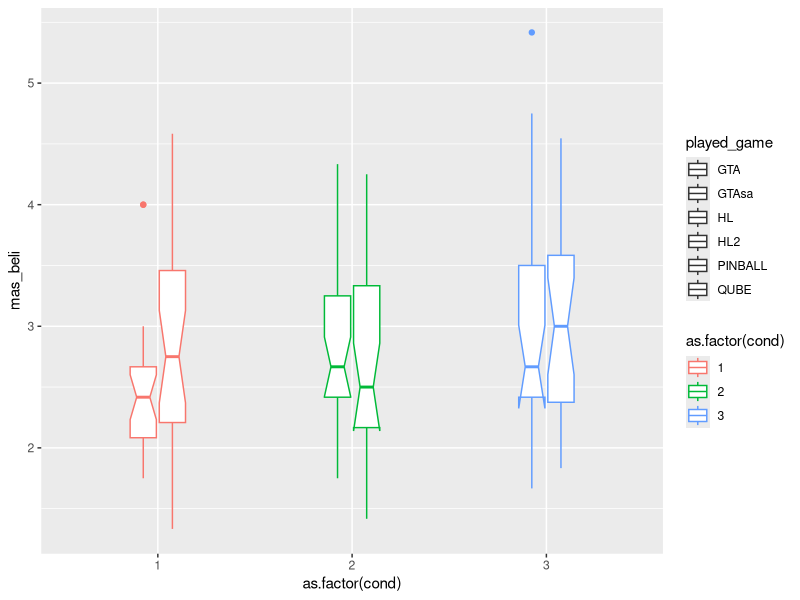
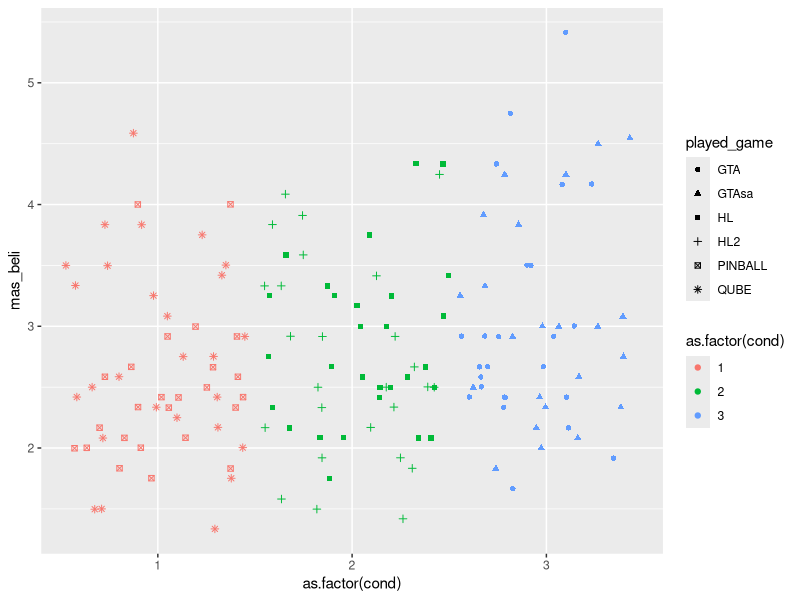
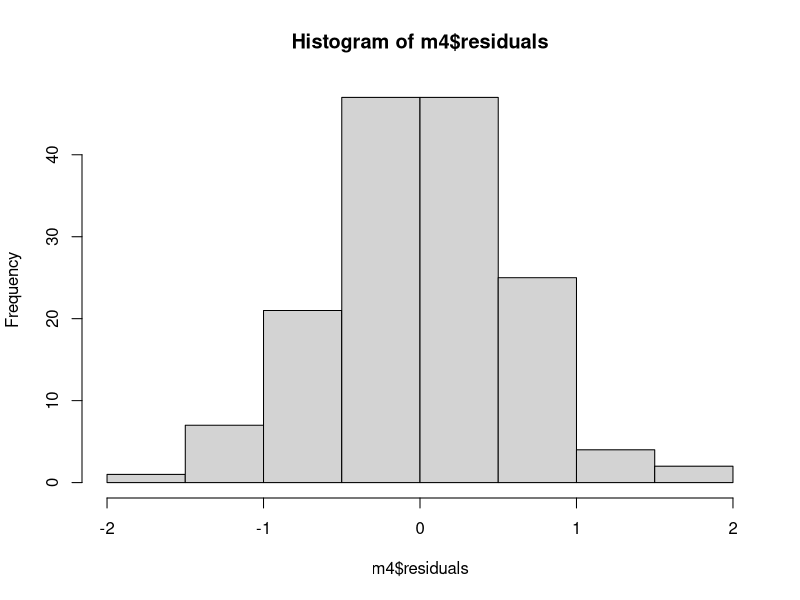
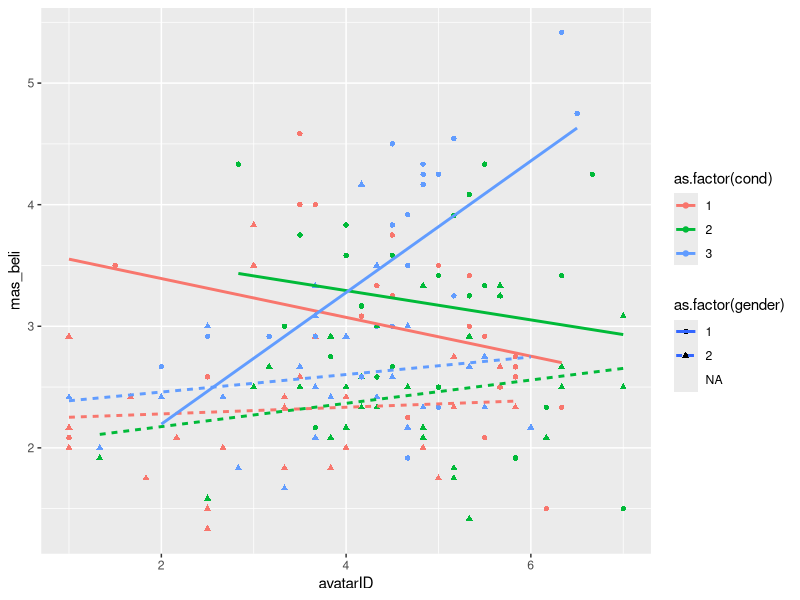
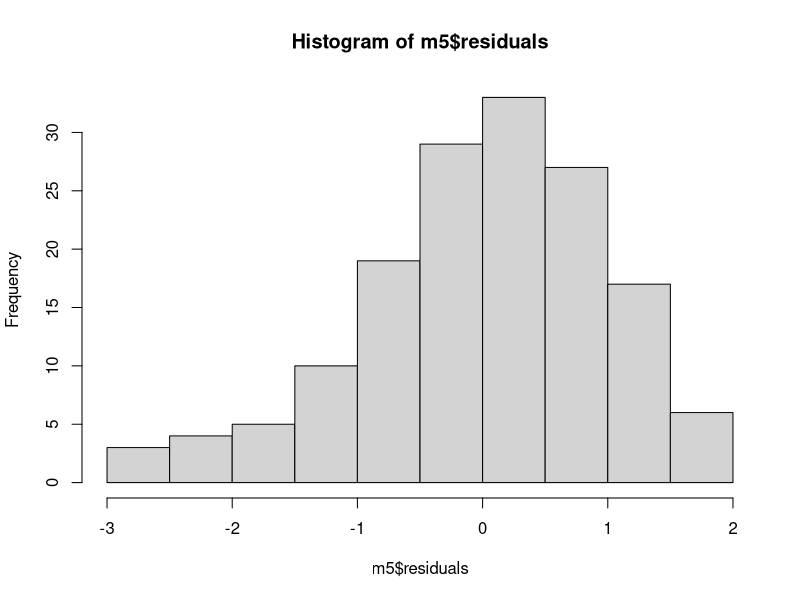
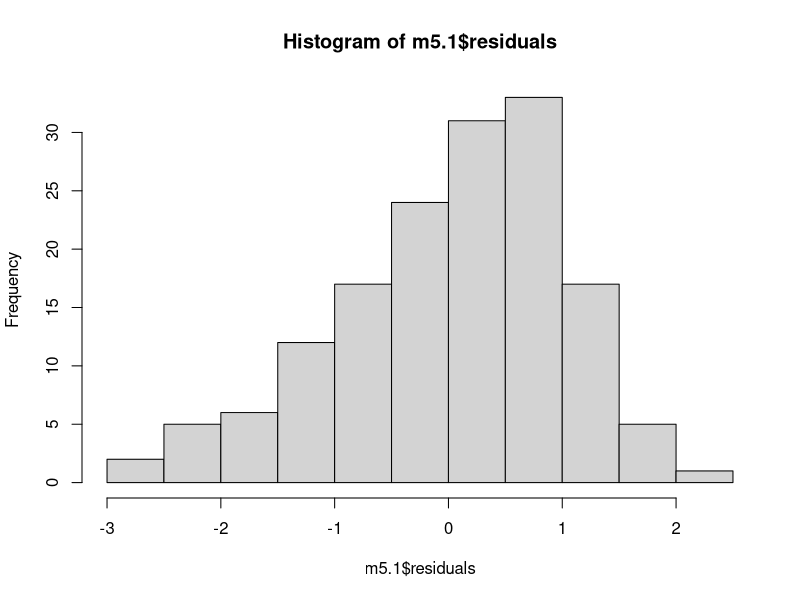
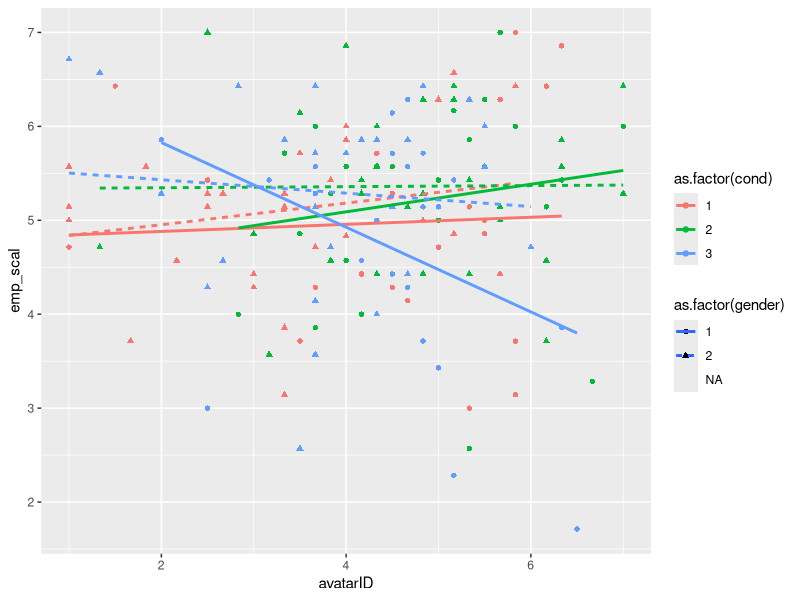
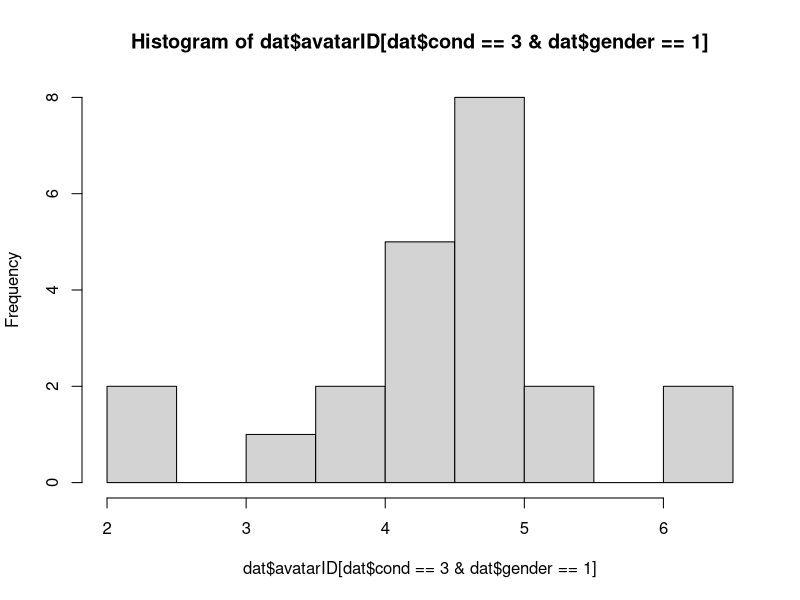

Recreate these plots in R, in order. (Note: this script raises an error after producing the figures.)
# re-analysis of Gabbiadini et al. 2016
library(psych)
library(dplyr)
library(ggplot2)
library(lavaan)
library(car)

dat = read.csv("data_set_PLOS.csv")
table(dat$played_game, dat$condition, useNA = 'always')
table(dat$played_game, dat$cond, useNA = 'always')

# Experimental assignment
dat %>% 
  select(played_game:cond) %>% 
  distinct

# Avatar identification
dat %>% 
  select(avatar_id_embodied_presence1:avatar_id_char_empathy4) %>% 
  glimpse

# Masculine beliefs
dat %>% 
  select(MRNI1_aggr:MRNI15_restremotionality) %>% 
  glimpse

# Do these really belong together -- "demonstrate physical prowess" v 
# "use any means to 'convince' a girl to have sex"
dat %>% 
  select(MRNI1_aggr:MRNI15_restremotionality) %>% 
  psych::alpha()
# I guess so.  

# Empathy for victim?
dat %>% 
  select(Empathy_comprensione:Empathy_disinteresseR) %>% 
  glimpse

# Game rating. Was there a Game_rating_involvement1?
dat %>% 
  select(game_rating_involvement2_eccitante:game_rating_involvement3_coinvolgente) %>% 
  glimpse


# Analysis ---
# Effects of game on empathy towards women -- zilch ----
# I'm guessing "emp_scal" is their outcome -- empathy towards female violence victim
dat %>% 
  select(Empathy_comprensione:Empathy_disinteresse) %>% 
  psych::alpha(check.keys = T)

dat %>% 
  select(Empathy_comprensione:Empathy_disinteresse, emp_scal) %>% 
  cor(use = "pairwise") %>% 
  round(3)

m1 = aov(emp_scal ~ as.factor(condition), data = dat)
summary(m1)
TukeyHSD(m1) 

m1.1 = lm(emp_scal ~ cond, data = dat)
summary(m1.1)

tapply(dat$emp_scal, dat$cond, mean, na.rm = T)

# Moderated by gender?
m1.2 = lm(emp_scal ~ condition * as.factor(gender), data = dat)
summary(m1.2)
Anova(m1.2, type = 3) # No

# Get means by gender
tapply(dat$emp_scal, INDEX = list(dat$condition, dat$gender), FUN = mean, na.rm = T)
aov(emp_scal ~ condition, data = dat[dat$gender == 1,]) %>% TukeyHSD()
# No differences even among men

# Effects of game on masculine beliefs ----
# ANOVA
m2 = aov(mas_beli ~ condition, data = dat)
summary(m2)
TukeyHSD(m2) # GTA differs from nonviolent, p = .03

# Linear contrast
m2.1 = lm(mas_beli ~ cond, data = dat)
summary(m2.1)

ggplot(dat, aes(x = as.factor(cond), y = mas_beli, 
                col = as.factor(cond), shape = played_game)) +
  geom_boxplot(width = .3, notch = T)

ggplot(dat, aes(x = as.factor(cond), y = mas_beli, 
                col = as.factor(cond), shape = played_game)) +
  geom_point(position = position_jitter(width = .5))

# Identification with game character ----
# Greatest identification in half-life
m3 = aov(avatarID ~ condition, data = dat)
summary(m3)
TukeyHSD(m3) # HL is greater than GTA, greater than Qube/pinball

# Our predicted 3-way interaction between game, gender, and identification ---
m4 = lm(mas_beli ~ condition*as.factor(gender)*avatarID, data = dat)
summary(m4)
hist(m4$residuals)

ggplot(dat, aes(x = avatarID, y = mas_beli, col = as.factor(cond), 
                lty = as.factor(gender), shape = as.factor(gender))) +
  geom_point() + 
  geom_smooth(method = "lm", se = F)

# Does that 3-way interaction generalize to the primary outcome? ---
m5 = lm(emp_scal ~ as.factor(cond)*as.factor(gender)*avatarID, data = dat)
summary(m5) # No it does not
hist(m5$residuals)
Anova(m5, type = 3)

# Ordinal code?
m5.1 = lm(emp_scal ~ cond*as.factor(gender)*avatarID, data = dat)
summary(m5.1) # Still the answer is no
hist(m5.1$residuals)
Anova(m5.1, type = 3)

ggplot(dat, aes(x = avatarID, y = emp_scal, col = as.factor(cond), 
                lty = as.factor(gender), shape = as.factor(gender))) +
  geom_point() + 
  geom_smooth(method = 'lm', se = F)

# Kinda? But not significantly so.

# So just how many highly-identified violent male gamers are there?
hist(dat$avatarID[dat$cond == 3 & dat$gender == 1], breaks = 7)
sum(dat$avatarID[dat$cond == 3 & dat$gender == 1] > 4) # about 17
length(dat$avatarID[dat$cond == 3 & dat$gender == 1]) # out of 22

ggplot(dat, aes(x = mas_beli, y = emp_scal, col = as.factor(gender))) +
  geom_point() +
  geom_smooth(method = "lm")

# Were these two factors correlated in the control group? Yeah
dat %>% 
  filter(cond == 1) %>% 
  select(gender, mas_beli, emp_scal) %>% 
  cor(use = 'pairwise') %>% 
  round(3)

dat %>% 
  filter(cond == 1) %>% 
  ggplot(aes(x = mas_beli, y = emp_scal, col = as.factor(gender))) +
  geom_point() + 
  geom_smooth(method = "lm")

# Not sure if I'm contrast-coding this correctly
model.check = lm(emp_scal ~ mas_beli * C(as.factor(gender), "contr.treatment"), data = dat, subset = cond == 1)
summary(model.check)

# SEM ----
modelSEM = {
  "emp_scal ~ mas_beli
  mas_beli ~ cond101 + gend_con + avatad_IDcent +
              gender_codxcond101 + avatad_IDcentxgendercod + avatad_IDcentxcond101 +
              avatad_IDcentxgendercodxcond101"
}

model.sem = sem(modelSEM, data = dat)
summary(model.sem)

# How many have avatar_id > 4.29?
dat %>% 
  filter(condition == "GTA", gender == 1) %>% 
  select(avatar_id)

dat %>% 
  filter(condition == "GTA", gender == 1) %>% 
  with(., hist(avatar_id, breaks = c(1, 1.5, 2, 2.5, 3, 3.5, 4, 4.2583, 4.5, 5, 5.5, 6), freq = T))
abline(v = 4.2583, col = "red", lwd = 2)

dat %>% 
  filter(condition == "GTA", gender == 1) %>% 
  with(., table(avatar_id > 4.2583))
  
